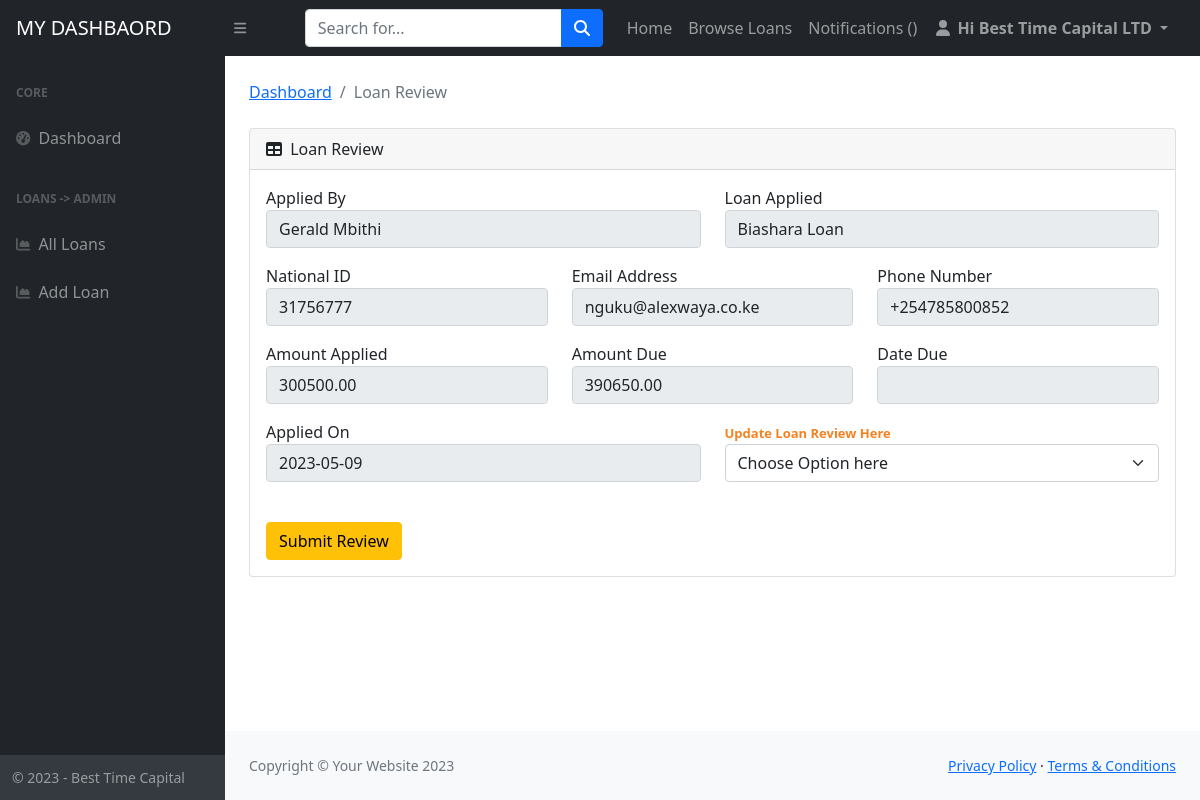
The app's page /dashboard/loans/12/review (signed in) with its own data.
### pages/models.py (models this page shows, shortened)
class CustomUser(AbstractUser):
    first_name = models.CharField(max_length=255)
    last_name = models.CharField(max_length=255)
    email_id = models.CharField(max_length=255)
    phone_no = models.CharField(max_length=255)
    id_no = models.CharField(max_length=255)

### loans/models.py (models this page shows, shortened)
class Application(models.Model):
    loan = models.ForeignKey(Loans, related_name='applications', on_delete=models.CASCADE)
    amount_applied = models.DecimalField(max_digits=10, decimal_places=2)
    period_applied = models.IntegerField(null=True)
    total_applied = models.DecimalField(max_digits=10, decimal_places=2, null=True, blank=True)
    status = models.CharField(choices=STATUS, max_length=50, default='Pending')
    created_by = models.ForeignKey(CustomUser, related_name='applications', on_delete=models.CASCADE)
    created_at = models.DateTimeField(auto_now_add=True)

class Loans(models.Model):
    loan_title = models.CharField(max_length=255)
    loan_description = models.TextField()
    interest = models.IntegerField()
    thumbnail = models.ImageField(upload_to ='uploads/')
    created_by = models.ForeignKey(CustomUser, related_name='loans', on_delete=models.CASCADE)
    created_at = models.DateTimeField(auto_now_add=True)
    changed_at = models.DateTimeField(auto_now=True)

### loans/views.py (the view)
# urls.py: path('dashboard/loans/<int:id>/review', loan_application_review, name="loan_application_review"),
@login_required
def loan_application_review(request, id):
    application = Application.objects.get(id=id)
    form = ApplicationForm(request.POST, request.FILES, instance=application)
    if request.method == 'POST':
        if form.is_valid():
            formupdate = form.save(commit=False)
            formupdate.save()
            return redirect('dashboard')
        else:
            print("------s-s-s-ssssss----")
            print(form.errors.as_data()) # here you print errors to terminal
    else:
        form = ApplicationForm(instance=application)
    context = {
        "application": application,
        "form": form,
    }
    return render(request, 'loans/loan_application_review.html', context)

### loans/forms.py
class ApplicationForm(forms.ModelForm):
    class Meta:
        model = Application
        fields = [
            'amount_applied',
            'period_applied',
            'total_applied',
            'status',
        ]

### loans/templates/loans/loan_application_review.html (shortened to what this page needs)
{% extends "base_dashboard.html" %}
{% load static %}
{% block dashboard_content %}
<main>
    <div class="container-fluid px-4">
            <ol class="breadcrumb mb-4">
                <li class="breadcrumb-item"><a href="{% url 'dashboard' %}">Dashboard</a></li>
                <li class="breadcrumb-item active">Loan Review</li>
            </ol>
        <div class="card mb-4">
          <div class="card-header">
              <i class="fas fa-table me-1"></i>
              Loan Review
          </div>
          <div class="card-body">
            <form method="post" action="" enctype="multipart/form-data">
              <div class="row">
                <div class="col-md-6">
                  <div class="mb-3">
                    <label for="" class="form-check-label">Applied By</label>
                    <input type="text" class="form-control" id="" name="" value="{{ application.created_by.first_name }} {{ application.created_by.last_name }}" disabled>
                  </div>
                </div>
                <div class="col-md-6">
                    <div class="mb-3">
                      <label for="" class="form-check-label">Loan Applied</label>
                      <input type="text" class="form-control" id="" name="" value="{{ application.loan.loan_title }}" disabled>
                    </div>
                </div>
              </div>
              <div class="row">
                <div class="col-md-4">
                    <div class="mb-3">
                      <label for="" class="form-check-label">National ID</label>
                      <input type="number" class="form-control" id="" name="" value="{{ application.created_by.id_no }}" disabled>
                    </div>
                  </div>
                <div class="col-md-4">
                  <div class="mb-3">
                    <label for="" class="form-check-label">Email Address</label>
                    <input type="email" class="form-control" id="" name="" value="{{ application.created_by.email_id }}" disabled>
                  </div>
                </div>
                <div class="col-md-4">
                    <div class="mb-3">
                      <label for="" class="form-check-label">Phone Number</label>
                      <input type="text" class="form-control" id="" name="" value="{{ application.created_by.phone_no }}" disabled>
                    </div>
                </div>
              </div>
              <div class="row">
                <div class="col-md-4">
                  <div class="mb-3">
                    <label for="" class="form-check-label">Amount Applied</label>
                    <input type="number" class="form-control" id="" name="amount_applied" value="{{ application.amount_applied }}" readonly>
                  </div>
                </div>
                <div class="col-md-4">
                    <div class="mb-3">
                      <label for="" class="form-check-label">Amount Due</label>
                      <input type="number" class="form-control" id="" name="total_applied" value="{{ application.total_applied }}" readonly>
                    </div>
                </div>
                <div class="col-md-4">
                    <div class="mb-3">
                      <label for="" class="form-check-label">Date Due</label>
                      <input type="text" class="form-control" id="" name="" value="" disabled>
                    </div>
                </div>
              </div>
              <div class="row">
                <div class="col-md-6">
                    <div class="mb-3">
                      <label for="" class="form-check-label">Applied On</label>
                      <input type="text" class="form-control" id="" name="" value="{{ application.created_at |date:'Y-m-d' }}" disabled>
                    </div>
                </div>
                <div class="col-md-6">
                    <div class="mb-3">
                        <label for="" class="form-check-label" style="font-size: 13px; color:#f58220; font-weight: 600;">Update Loan Review Here</label>
                      <select class="form-select" aria-label="Default select example" name="status">
                        <option selected>Choose Option here</option>
                      </select>
                    </div>
                </div>
              </div>
                <br>
              <button type="submit" class="btn btn-warning">Submit Review</button>
            </form>
          </div>
        </div>
    </div>
</main>
{% endblock dashboard_content %}

### templates/base_dashboard.html (shortened to what this page needs)
{% load static %}
<!DOCTYPE html>
<html lang="en">
    <head>
        <link href="https://cdn.jsdelivr.net/npm/simple-datatables@latest/dist/style.css" rel="stylesheet" />
        <link href="{% static 'dashboard/css/styles.css' %}" rel="stylesheet" />
    </head>
    <body class="sb-nav-fixed">
        <nav class="sb-topnav navbar navbar-expand navbar-dark bg-dark">
            <a class="navbar-brand ps-3" href="{% url 'dashboard' %}">MY DASHBAORD</a>
            <button class="btn btn-link btn-sm order-1 order-lg-0 me-4 me-lg-0" id="sidebarToggle" href="#!"><i class="fas fa-bars"></i></button>
            <form class="d-none d-md-inline-block form-inline ms-auto me-0 me-md-3 my-2 my-md-0">
                <div class="input-group">
                    <input class="form-control" type="text" placeholder="Search for..." aria-label="Search for..." aria-describedby="btnNavbarSearch" />
                    <button class="btn btn-primary" id="btnNavbarSearch" type="button"><i class="fas fa-search"></i></button>
                </div>
            </form>
            <ul class="navbar-nav ms-auto ms-md-0 me-3 me-lg-4">
                <li><a class="nav-link" href="/">Home</a></li>
                <li><a class="nav-link" href="{% url 'all_loans' %}">Browse Loans</a></li>
                <li><a class="nav-link" href="">Notifications ({{ notifications.count }})</a></li>
                <li class="nav-item dropdown">
                    <a class="nav-link dropdown-toggle text-capitalize" id="navbarDropdown" href="#" role="button" data-bs-toggle="dropdown" aria-expanded="false"><i class="fas fa-user fa-fw"></i>
                        <b>Hi {{ user.first_name }} {{ user.last_name }}</b>
                    </a>
                </li>
            </ul>
        </nav>
        <div id="layoutSidenav">
            <div id="layoutSidenav_nav">
                <nav class="sb-sidenav accordion sb-sidenav-dark" id="sidenavAccordion">
                    <div class="sb-sidenav-menu">
                        <div class="nav">
                            <div class="sb-sidenav-menu-heading">Core</div>
                            <a class="nav-link" href="{% url 'dashboard' %}">
                                <div class="sb-nav-link-icon"><i class="fas fa-tachometer-alt"></i></div>
                                Dashboard
                            </a>
                            {% if request.user.userprofile.is_employer %}
                            <div class="sb-sidenav-menu-heading">Loans -> Admin</div>
                            <a class="nav-link" href="{% url 'all_loans_admin' %}">
                                <div class="sb-nav-link-icon"><i class="fas fa-chart-area"></i></div>
                                All Loans
                            </a>
                            <a class="nav-link" href="{% url 'add_loan' %}">
                                <div class="sb-nav-link-icon"><i class="fas fa-chart-area"></i></div>
                                Add Loan
                            </a>
                            {% endif %}
                        </div>
                    </div>
                    <div class="sb-sidenav-footer">
                        <div class="small">&copy; 2023 - Best Time Capital</div>
                    </div>
                </nav>
            </div>
            <div id="layoutSidenav_content">
                {% block dashboard_content %}
                {% endblock dashboard_content %}
                <footer class="py-4 bg-light mt-auto">
                    <div class="container-fluid px-4">
                        <div class="d-flex align-items-center justify-content-between small">
                            <div class="text-muted">Copyright &copy; Your Website 2023</div>
                            <div>
                                <a href="#">Privacy Policy</a>
                                &middot;
                                <a href="#">Terms &amp; Conditions</a>
                            </div>
                        </div>
                    </div>
                </footer>
            </div>
        </div>
    </body>
</html>

### templates/base_dashboard.html (style rules this page uses)
input[type=number] { -moz-appearance: textfield; }

### records on screen
CustomUser: first_name "Best Time", last_name "Capital LTD"
Application: created_by.first_name "Gerald Mbithi", loan.loan_title "Biashara Loan", created_by.id_no "31756777", created_by.email_id "nguku@alexwaya.co.ke", created_by.phone_no "+254785800852", amount_applied "300500.00", total_applied "390650.00", created_at "2023-05-09"
